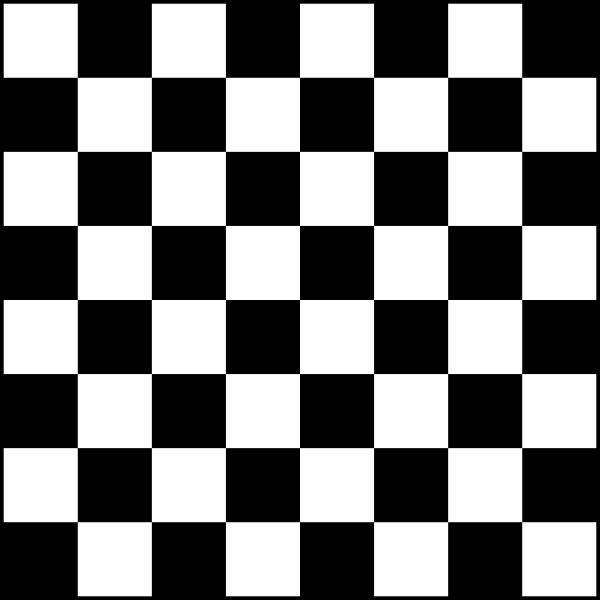
#> input picture assests/chessboard.png, 1200 x 1200 px, found by its file name (shown at 1/2 size)
$ python tutorial6.py
#> lines starting #> are read from the running program, lines starting #| are printed output that depends on the picture; after the words box and inside, x2 and y2 are one past the last pixel; in counts of white or black regions, pixels touching at a corner belong together
import numpy as np
import cv2
'''
Shi-Tomasi corner detector
'''
img = cv2.imread('assests\chessboard.png')
#> img is the input picture: shape (1200, 1200, 3); min 0, max 255, mean 124.4
img = cv2.resize(img, (0, 0), fx=.5, fy=.5)
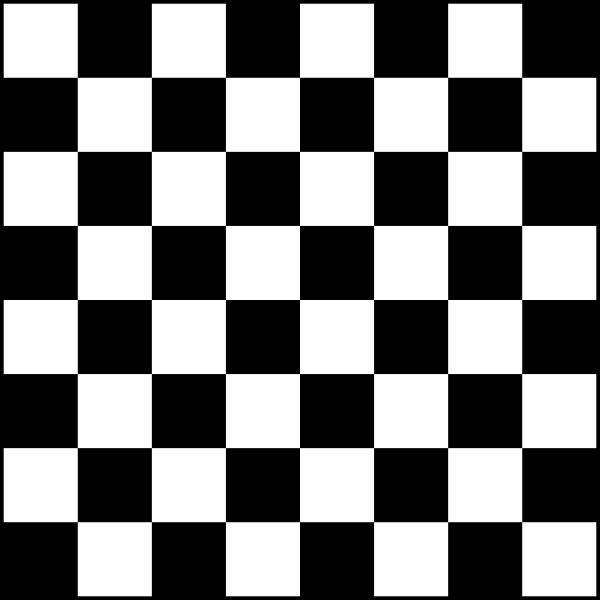
#> img: shape (600, 600, 3); min 0, max 255, mean 124.4
cv2.imshow('img', img)
# Greyscale version of feed
# Easier to detect corners in grayscale image than hsv or bgr image
grey = cv2.cvtColor(img, cv2.COLOR_BGR2GRAY)

# npArray of 100 best corners in the image
# .01 is confidence level of detected corner [0,1]
# 10 is the minimum euclidean distance b/w two corners in pixel to avoid overlapping of detected corners
corners = cv2.goodFeaturesToTrack(grey, 100, .01, 10)
#> corners = 79 rows, first 8: [300, 300], [299, 373], [226, 300], [373, 299], [300, 226], [226, 373], [373, 226], [373, 373]

corners = np.int0(corners)  # changing datatype of corners from float to int

# drawing circle at the detected corners
for corner in corners:
    x, y = corner.ravel()  # npArray flatten [[x,y]] -> [x,y]
    cv2.circle(img, (x, y), 5, (0, 0, 255), -1)
#> this loop made 79 passes
#> (x, y) on passes 1 to 12: (300, 300), (299, 373), (226, 300), (373, 299), (300, 226), (226, 373), (373, 226), (373, 373), (226, 226), (448, 300), (151, 299), (300, 448)
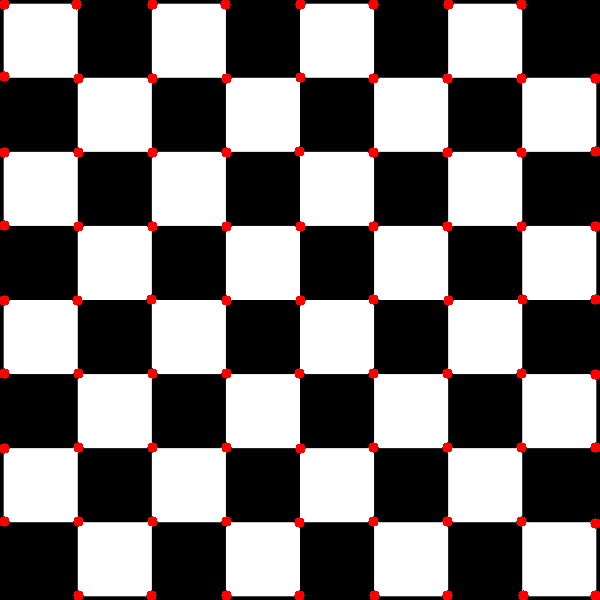
#> img: shape (600, 600, 3); 1.77% of pixels changed, all inside (x1, y1, x2, y2) = (0, 0, 600, 600)

cv2.imshow('circles', img)

# drawing lines from each corner to all the other corners
for i in range(len(corners)):
    for j in range(i+1, len(corners)):
        # cv2 func take tuple values as arguments
        corner1 = corners[i].ravel()
        corner2 = corners[j].ravel()

        # generate 3 random int b/w 0-255, map each value to int type
        color = tuple(map(lambda x: int(x), np.random.randint(0, 255, size=3)))
        cv2.line(img, corner1, corner2, color, 1)
#> this loop made 79 passes
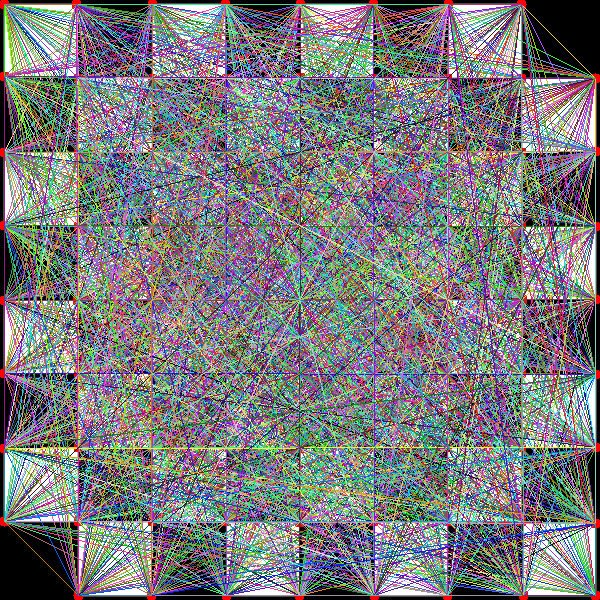
#> img: shape (600, 600, 3); mean B, G, R 125.2, 122.4, 122.3

cv2.imshow('result', img)
cv2.waitKey(0)
cv2.destroyAllWindows()
